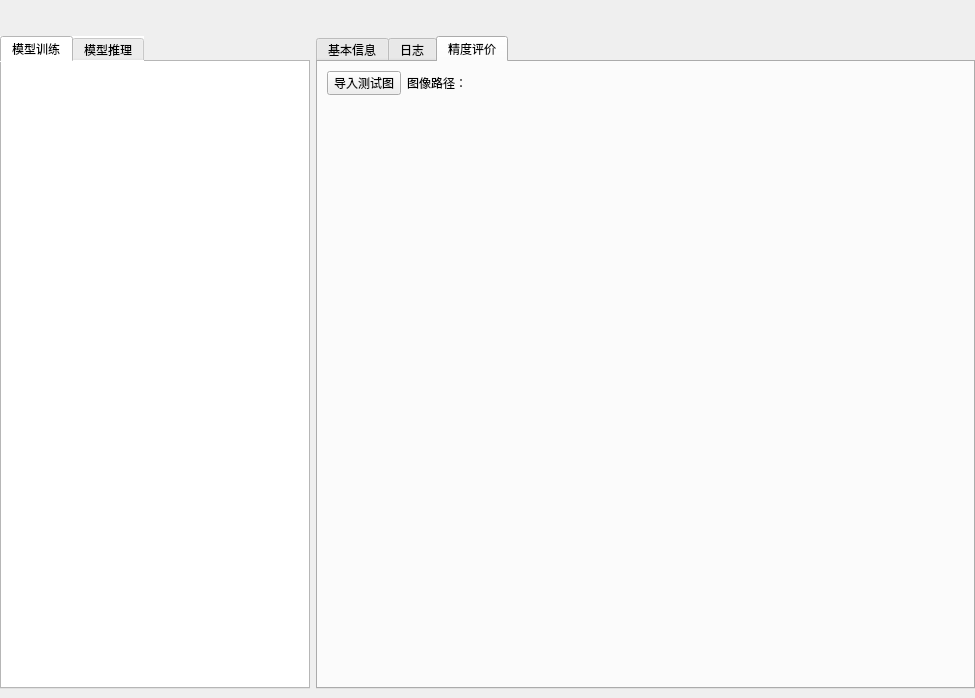
<?xml version="1.0" encoding="UTF-8"?>
<ui version="4.0">
 <class>Form</class>
 <widget class="QWidget" name="Form">
  <property name="geometry">
   <rect>
    <x>0</x>
    <y>0</y>
    <width>975</width>
    <height>698</height>
   </rect>
  </property>
  <property name="minimumSize">
   <size>
    <width>600</width>
    <height>400</height>
   </size>
  </property>
  <property name="maximumSize">
   <size>
    <width>16777215</width>
    <height>16777215</height>
   </size>
  </property>
  <property name="windowTitle">
   <string>AI环境参量反演软件</string>
  </property>
  <property name="windowIcon">
   <iconset resource="../images.qrc">
    <normaloff>:/main_pane/images/main_pane_icon.png</normaloff>:/main_pane/images/main_pane_icon.png</iconset>
  </property>
  <layout class="QGridLayout" name="gridLayout">
   <property name="sizeConstraint">
    <enum>QLayout::SetDefaultConstraint</enum>
   </property>
   <property name="leftMargin">
    <number>0</number>
   </property>
   <property name="topMargin">
    <number>0</number>
   </property>
   <property name="rightMargin">
    <number>0</number>
   </property>
   <property name="bottomMargin">
    <number>0</number>
   </property>
   <item row="0" column="0">
    <widget class="QWidget" name="main_menus_qw" native="true">
     <property name="sizePolicy">
      <sizepolicy hsizetype="Expanding" vsizetype="Preferred">
       <horstretch>0</horstretch>
       <verstretch>0</verstretch>
      </sizepolicy>
     </property>
     <property name="minimumSize">
      <size>
       <width>975</width>
       <height>30</height>
      </size>
     </property>
     <property name="styleSheet">
      <string notr="true"/>
     </property>
    </widget>
   </item>
   <item row="1" column="0">
    <widget class="QWidget" name="content_qw" native="true">
     <property name="styleSheet">
      <string notr="true"/>
     </property>
     <layout class="QHBoxLayout" name="horizontalLayout">
      <property name="leftMargin">
       <number>0</number>
      </property>
      <property name="topMargin">
       <number>0</number>
      </property>
      <property name="rightMargin">
       <number>0</number>
      </property>
      <item>
       <widget class="QTabWidget" name="model_tw">
        <property name="minimumSize">
         <size>
          <width>310</width>
          <height>0</height>
         </size>
        </property>
        <property name="maximumSize">
         <size>
          <width>310</width>
          <height>16777215</height>
         </size>
        </property>
        <property name="styleSheet">
         <string notr="true">background-color: rgb(255, 255, 255);</string>
        </property>
        <property name="currentIndex">
         <number>0</number>
        </property>
        <widget class="QWidget" name="tab_1">
         <attribute name="title">
          <string>模型训练</string>
         </attribute>
        </widget>
        <widget class="QWidget" name="tab_2">
         <attribute name="title">
          <string>模型推理</string>
         </attribute>
        </widget>
       </widget>
      </item>
      <item>
       <widget class="QTabWidget" name="show_tw">
        <property name="styleSheet">
         <string notr="true"/>
        </property>
        <property name="currentIndex">
         <number>2</number>
        </property>
        <widget class="QWidget" name="tab_3">
         <attribute name="title">
          <string>基本信息</string>
         </attribute>
        </widget>
        <widget class="QWidget" name="tab_4">
         <attribute name="title">
          <string>日志</string>
         </attribute>
         <layout class="QVBoxLayout" name="verticalLayout_2">
          <item>
           <widget class="QTabWidget" name="tabWidget">
            <property name="tabPosition">
             <enum>QTabWidget::South</enum>
            </property>
            <property name="tabShape">
             <enum>QTabWidget::Rounded</enum>
            </property>
            <property name="currentIndex">
             <number>0</number>
            </property>
            <property name="elideMode">
             <enum>Qt::ElideNone</enum>
            </property>
            <widget class="QWidget" name="tab_6">
             <attribute name="title">
              <string>输出日志</string>
             </attribute>
             <layout class="QVBoxLayout" name="verticalLayout_3">
              <property name="spacing">
               <number>0</number>
              </property>
              <property name="leftMargin">
               <number>0</number>
              </property>
              <property name="topMargin">
               <number>0</number>
              </property>
              <property name="rightMargin">
               <number>0</number>
              </property>
              <property name="bottomMargin">
               <number>0</number>
              </property>
              <item>
               <widget class="QTextBrowser" name="standard_log_qtb">
                <property name="frameShape">
                 <enum>QFrame::NoFrame</enum>
                </property>
                <property name="placeholderText">
                 <string>----------standard log show here----------</string>
                </property>
               </widget>
              </item>
             </layout>
            </widget>
           </widget>
          </item>
         </layout>
        </widget>
        <widget class="QWidget" name="tab_5">
         <attribute name="title">
          <string>精度评价</string>
         </attribute>
         <layout class="QGridLayout" name="gridLayout_2">
          <item row="0" column="1">
           <widget class="QLabel" name="label">
            <property name="sizePolicy">
             <sizepolicy hsizetype="Maximum" vsizetype="Preferred">
              <horstretch>0</horstretch>
              <verstretch>0</verstretch>
             </sizepolicy>
            </property>
            <property name="text">
             <string>图像路径：</string>
            </property>
           </widget>
          </item>
          <item row="0" column="0">
           <widget class="QToolButton" name="picture_path_btn">
            <property name="minimumSize">
             <size>
              <width>0</width>
              <height>24</height>
             </size>
            </property>
            <property name="maximumSize">
             <size>
              <width>16777215</width>
              <height>24</height>
             </size>
            </property>
            <property name="text">
             <string>导入测试图</string>
            </property>
           </widget>
          </item>
          <item row="1" column="0" colspan="4">
           <widget class="QLabel" name="picture_show_l">
            <property name="sizePolicy">
             <sizepolicy hsizetype="Expanding" vsizetype="Expanding">
              <horstretch>0</horstretch>
              <verstretch>0</verstretch>
             </sizepolicy>
            </property>
            <property name="text">
             <string/>
            </property>
            <property name="alignment">
             <set>Qt::AlignCenter</set>
            </property>
           </widget>
          </item>
          <item row="0" column="2" colspan="2">
           <widget class="QLabel" name="picture_path_l">
            <property name="text">
             <string/>
            </property>
           </widget>
          </item>
         </layout>
        </widget>
       </widget>
      </item>
     </layout>
    </widget>
   </item>
  </layout>
 </widget>
 <resources>
  <include location="../images.qrc"/>
 </resources>
 <connections>
  <connection>
   <sender>picture_path_btn</sender>
   <signal>clicked()</signal>
   <receiver>Form</receiver>
   <slot>showPictureBtn()</slot>
   <hints>
    <hint type="sourcelabel">
     <x>933</x>
     <y>82</y>
    </hint>
    <hint type="destinationlabel">
     <x>1021</x>
     <y>82</y>
    </hint>
   </hints>
  </connection>
 </connections>
 <slots>
  <slot>modelPredict()</slot>
  <slot>modelTrain()</slot>
  <slot>aboutUs()</slot>
  <slot>helpInformation()</slot>
  <slot>showPictureBtn()</slot>
 </slots>
</ui>
